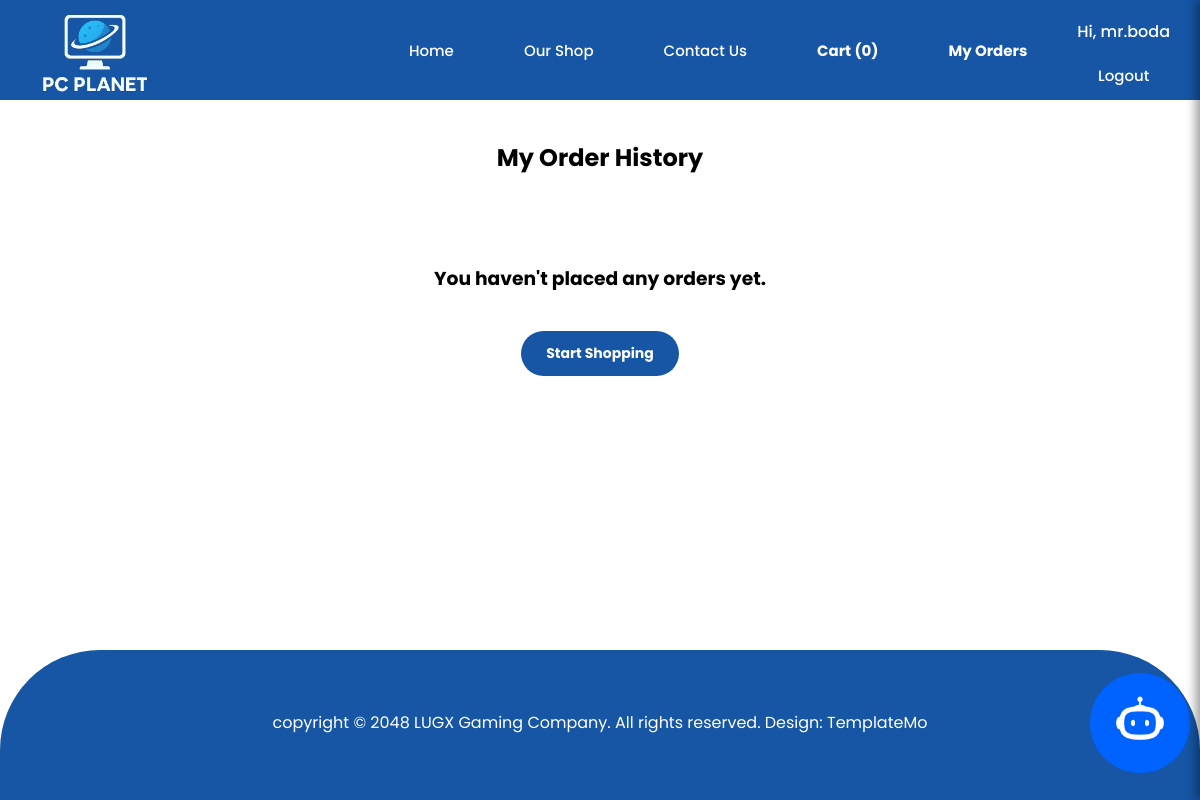
/orders/ (signed in), run on an earlier commit of the app's database.
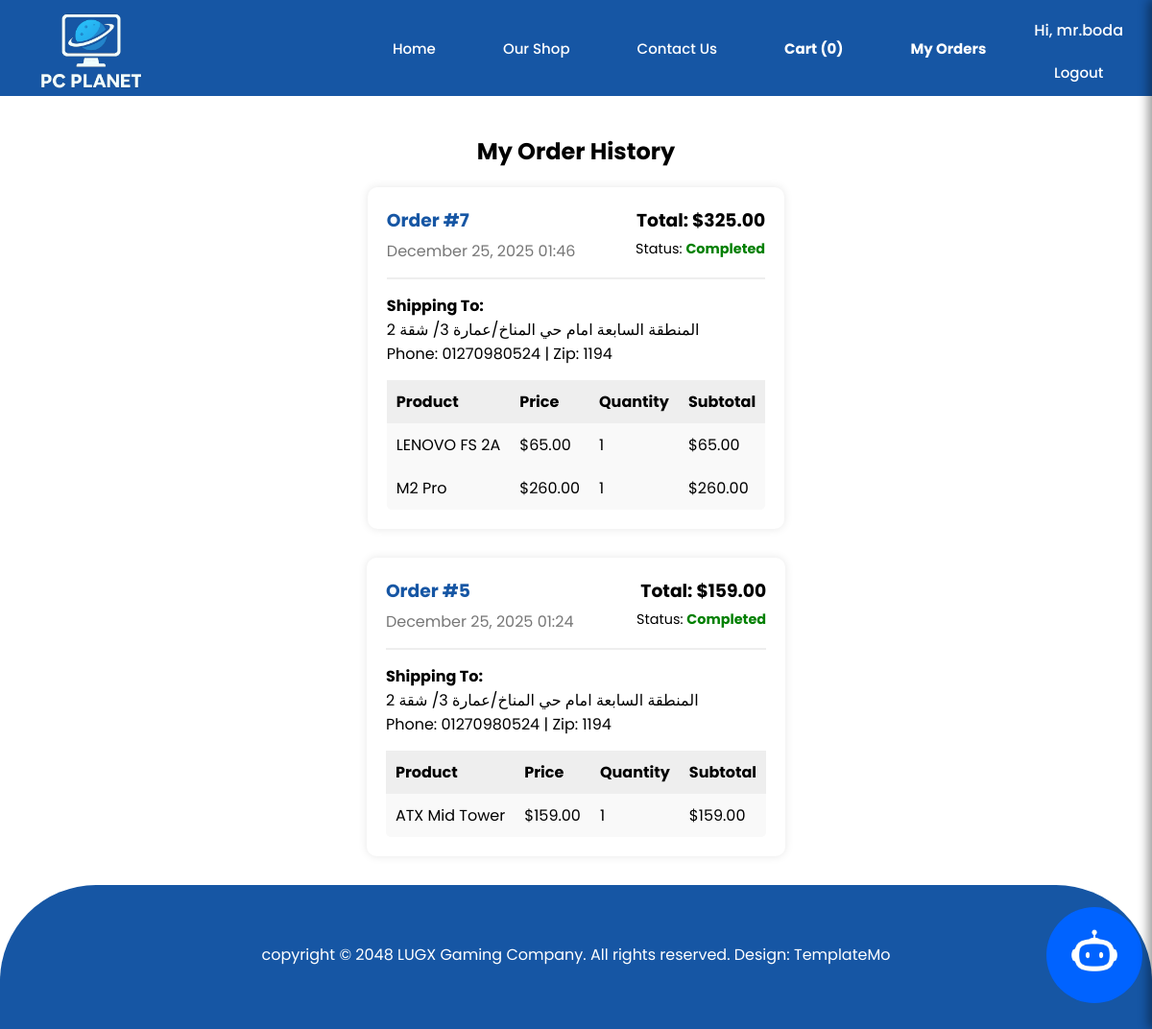
And on a later commit of the database.
### e_commerce/models.py (models this page shows, shortened)
class Order(models.Model):
    user = models.ForeignKey(User, on_delete=models.CASCADE)
    address = models.TextField()
    phone = models.CharField(max_length=20)
    zip_code = models.CharField(max_length=10)
    total_price = models.DecimalField(max_digits=10, decimal_places=2)
    created_at = models.DateTimeField(auto_now_add=True)

class OrderItem(models.Model):
    order = models.ForeignKey(Order, related_name='items', on_delete=models.CASCADE)
    product = models.ForeignKey(Product, on_delete=models.CASCADE)
    quantity = models.PositiveIntegerField()
    price = models.DecimalField(max_digits=10, decimal_places=2)

class Product(models.Model):
    name = models.CharField(max_length=255)
    category = models.CharField(max_length=100)
    description = models.TextField()
    price = models.DecimalField(max_digits=10, decimal_places=2)
    stock = models.IntegerField(default=0)
    image = models.ImageField(upload_to='products/', blank=True, null=True)

### e_commerce/views.py (the view)
# urls.py: path('orders/', views.order_history, name='order_history'),
@login_required
def order_history(request):
    orders = Order.objects.filter(user=request.user).order_by('-created_at').prefetch_related('items__product')
    return render(request, 'e_commerce/order_history.html', {'orders': orders})

### e_commerce/context_processors.py (called while the page is built)
def cart_count(request):
    if request.user.is_authenticated:
        return {'cart_count': Purchase.objects.filter(user=request.user).count()}
    return {'cart_count': 0}

### templates/e_commerce/order_history.html (shortened to what this page needs)
{% extends 'base.html' %}
{% load static %}
{% block content %}
<div id="container" style="margin-top:120px; width: 90%; max-width: 1200px; margin-left: auto; margin-right: auto;">
    <h2>My Order History</h2>
    {% if orders %}
    {% for order in orders %}
    <div
        style="background: #fff; padding: 20px; margin-bottom: 30px; border-radius: 10px; box-shadow: 0 0 10px rgba(0,0,0,0.1);">
        <div
            style="display: flex; justify-content: space-between; border-bottom: 2px solid #eee; padding-bottom: 10px; margin-bottom: 15px;">
            <div>
                <h3 style="margin: 0; color: #1656a4;">Order #{{ order.id }}</h3>
                <p style="margin: 5px 0; color: #777;">{{ order.created_at|date:"F d, Y H:i" }}</p>
            </div>
            <div style="text-align: right;">
                <h3 style="margin: 0;">Total: ${{ order.total_price }}</h3>
                <p style="margin: 5px 0; font-size: 0.9em;">Status: <span
                        style="color: green; font-weight: bold;">Completed</span></p>
            </div>
        </div>
        <div style="margin-bottom: 15px;">
            <strong>Shipping To:</strong><br>
            {{ order.address }}<br>
            Phone: {{ order.phone }} | Zip: {{ order.zip_code }}
        </div>
        <table width="100%" cellpadding="10"
            style="border-collapse: collapse; background: #f9f9f9; border-radius: 5px;">
            <tr style="background: #eee; text-align: left;">
                <th>Product</th>
                <th>Price</th>
                <th>Quantity</th>
                <th>Subtotal</th>
            </tr>
            {% for item in order.items.all %}
            <tr>
                <td>{{ item.product.name }}</td>
                <td>${{ item.price }}</td>
                <td>{{ item.quantity }}</td>
                <td>${{ item.price|floatformat:2 }}</td>
            </tr>
            {% endfor %}
        </table>
    </div>
    {% endfor %}
    {% else %}
    <div style="text-align: center; padding: 50px;">
        <h3>You haven't placed any orders yet.</h3>
        <a href="/shop/" class="btn" style="margin-top: 20px; display: inline-block;">Start Shopping</a>
    </div>
    {% endif %}
</div>
{% endblock %}

### templates/base.html (shortened to what this page needs)
{% load static %}
<!DOCTYPE html>
<html lang="en">
<head>
    <link rel="stylesheet" href="https://cdnjs.cloudflare.com/ajax/libs/font-awesome/6.5.0/css/all.min.css">
    <link rel="stylesheet" href="{% static 'style1.css' %}?v=9" />
</head>
<body>
    <div class="headerContainer">
        <div class="header">
            <a href="{% url 'home' %}" class="logo">
                <img src="{% static 'images/logo.png' %}" alt="logo" id="image_logo" />
            </a>
            <div class="headerLinks">
                <a href="{% url 'home' %}">Home</a>
                <a href="{% url 'shop' %}">Our Shop</a>
                <a href="{% url 'contact' %}">Contact Us</a>
                <a href="{% url 'cart' %}" style="font-weight: bold; white-space: nowrap;">Cart (<span
                        id="cart-count">{{ cart_count }}</span>)</a>
                <a href="{% url 'order_history' %}" style="font-weight: bold;">My Orders</a>
                {% if user.is_authenticated %}
                <div class="userBox">
                    <p id="welcome">Hi, {{ user.username }}</p>
                    <a href="{% url 'logout' %}">Logout</a>
                </div>
                {% else %}
                <a href="{% url 'login' %}" class="sign_in">Login</a>
                {% endif %}
            </div>
        </div>
    </div>
    <main class="mainContent">
        {% block content %}
        {% endblock %}
    </main>
    <div class="footerContainer">
        <div class="footer">
            copyright &copy; 2048 LUGX Gaming Company. All rights reserved. Design:
            TemplateMo
        </div>
    </div>
    <div class="chatbot">
        <img src="{% static 'images/chatboti.jpg' %}" alt="chatbot" />
    </div>
</body>
</html>

### static/style1.css (style rules this page uses)
body { padding: 0; margin: 0; box-sizing: border-box; font-family: 'Poppins', sans-serif; display: flex; flex-direction: column; min-height: 100vh; }
.mainContent { flex: 1; }
.chatbot { position: fixed; bottom: 20px; right: 10px; cursor: pointer; z-index: 1000; }
.chatbot img { width: 100px; height: 100px; object-fit: cover; border-radius: 50%; }
.headerContainer { width: 100%; position: fixed; top: 0; left: 0; z-index: 1000; }
.header { height: 100px; background-color: #1656a4; color: #fff; display: flex; justify-content: space-around; padding-left: 5%; align-items: center; padding: 0 20px; width: 100%; }
#image_logo { padding-top: 15px; }
.headerLinks { width: auto; flex-grow: 1; display: flex; justify-content: flex-end; gap: 30px; align-items: center; list-style: none; margin-right: 50px; }
.headerLinks a { text-decoration: none; color: #fff; padding: 15px 20px; font-size: 15px; font-weight: 500; }
.logo img { width: 150px; }
.footerContainer { width: 100%; background-color: #1656a4; height: 150px; border-top-left-radius: 100px; border-top-right-radius: 100px; margin-top: auto; }
.footer { padding-top: 60px; text-align: center; color: #fff; }
.userBox { display: flex; flex-direction: column; align-items: center; gap: 5px; font-weight: 500; margin-top: 20px; }
#welcome { margin: 0; }
#container { display: flex; justify-content: center; align-items: center; flex-direction: column; margin-top: 100px; }
#container h2 { margin-bottom: 20px; }

What changed in the data, as far as the page shows it:
added Order: id "7", created_at "December 25, 2025 01:46", total_price "325.00", address "المنطقة السابعة امام حي المناخ/عمارة 3/ شقة 2", phone "01270980524", zip_code "1194"
added OrderItem: product.name "LENOVO FS 2A", price "65.00", quantity "1", shown under "7"
added OrderItem: product.name "M2 Pro", price "260.00", quantity "1", shown under "7"
added Order: id "5", created_at "December 25, 2025 01:24", total_price "159.00", address "المنطقة السابعة امام حي المناخ/عمارة 3/ شقة 2", phone "01270980524", zip_code "1194"
added OrderItem: product.name "ATX Mid Tower", price "159.00", quantity "1", shown under "5"
Also different on the page:
text no longer shown: "You haven't placed any orders yet. Start Shopping"
